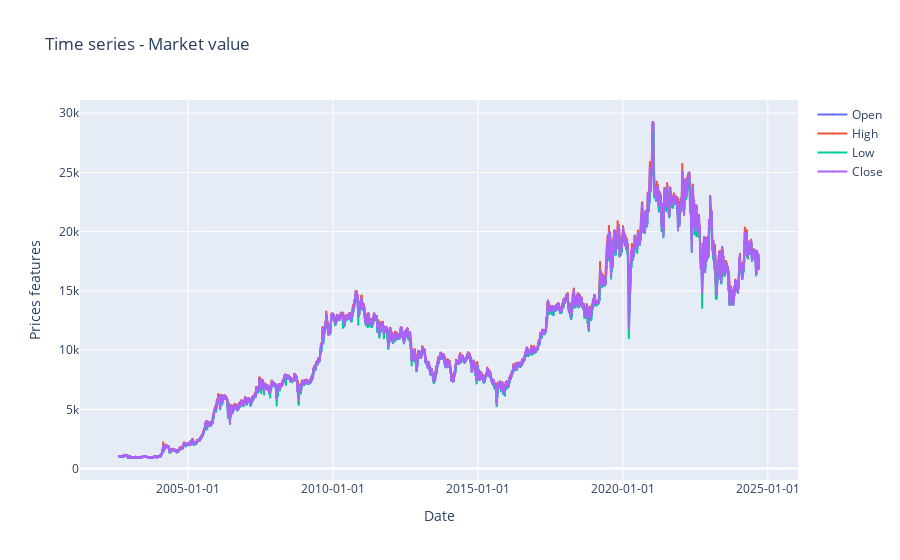

This figure's notebook cell:
### Code cell
# Crear el gráfico interactivo
fig = go.Figure()

# Añadir líneas para cada característica
fig.add_trace(go.Scatter(x=dataset_raw['Date'], y=dataset_raw['Open'], mode='lines+markers', name='Open', marker=dict(size=2)))
fig.add_trace(go.Scatter(x=dataset_raw['Date'], y=dataset_raw['High'], mode='lines+markers', name='High', marker=dict(size=2)))
fig.add_trace(go.Scatter(x=dataset_raw['Date'], y=dataset_raw['Low'], mode='lines+markers', name='Low', marker=dict(size=2)))
fig.add_trace(go.Scatter(x=dataset_raw['Date'], y=dataset_raw['Close'], mode='lines+markers', name='Close', marker=dict(size=2)))

# Personalizar el gráfico
fig.update_layout(
    title='Time series - Market value',
    xaxis_title='Date',
    yaxis_title='Prices features',
    xaxis_tickformat='%Y-%m-%d',
    xaxis_tickangle=0,
    #template='plotly_white'
)

# Mostrar el gráfico
fig.show()

### Figure 1 — Plotly figure (JSON) as saved in the notebook; plotly's stock layout.template omitted (floating-point values rounded to 4 significant figures; data arrays with more than 128 entries replaced by an {"elided": "..."} marker saying what was removed)
{"data": [{"marker": {"size": 2}, "mode": "lines+markers", "name": "Open", "type": "scatter", "x": {"elided": "5371 str values"}, "y": {"elided": "5371 float values"}}, {"marker": {"size": 2}, "mode": "lines+markers", "name": "High", "type": "scatter", "x": {"elided": "5371 str values"}, "y": {"elided": "5371 int values"}}, {"marker": {"size": 2}, "mode": "lines+markers", "name": "Low", "type": "scatter", "x": {"elided": "5371 str values"}, "y": {"elided": "5371 int values"}}, {"marker": {"size": 2}, "mode": "lines+markers", "name": "Close", "type": "scatter", "x": {"elided": "5371 str values"}, "y": {"elided": "5371 int values"}}], "layout": {"title": {"text": "Time series - Market value"}, "xaxis": {"tickangle": 0, "tickformat": "%Y-%m-%d", "title": {"text": "Date"}}, "yaxis": {"title": {"text": "Prices features"}}}}
